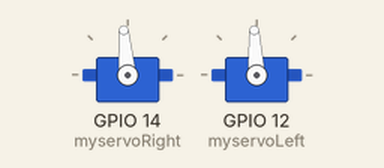
Recording of a sketch running on a simulated ESP8266 (NodeMCU). Parts: 2 × servo. WiFi joins after 1.5 s; servers stay silent unless stated; the Firebase database answers and starts empty; what the sketch prints to the serial monitor is not drawn.

Above: at 0.1 s.
At 1.9 s:
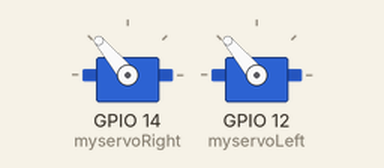
At 3.9 s:
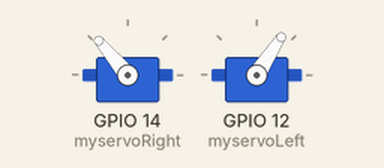
Timing chart, 0 to 6.2 s (numbered marks = the images above):
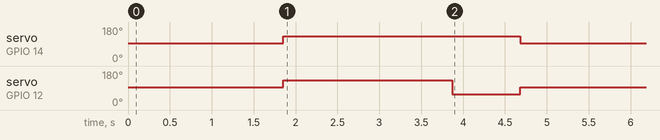

Measured:
- by itself, servo on GPIO 14 (myservoRight): 95° → 130° at 1.9 s, → 95° 2.8 s later
- by itself, servo on GPIO 12 (myservoLeft): 93° → 130° at 1.9 s, → 57° 2.0 s later, → 93° 0.81 s later

The sketch:

mainRobot.ino
```cpp
#include <ESP8266WiFi.h>
#include <FirebaseArduino.h>
#include <Servo.h>
Servo myservoLeft;
Servo myservoRight;

#define FIREBASE_HOST "whiteboard-21f79.firebaseio.com"
#define FIREBASE_AUTH "7bIW9m9lfu8VQHoUn2zz7mMAHrRLJeymjrvWZ9PK"
#define WIFI_SSID "NODEMCU"
#define WIFI_PASSWORD "12345678"

int gridMap[16][2] = {
  {1, 4},
  {2, 4},
  {3, 4},
  {4, 4},
  {1, 3},
  {2, 3},
  {3, 3},
  {4, 3},
  {1, 2},
  {2, 2},
  {3, 2},
  {4, 2},
  {1, 1},
  {2, 1},
  {3, 1},
  {4, 1}
};

void setup() {

  myservoRight.attach(14);
  myservoLeft.attach(12);
  Serial.begin(9600);

  Stop();
  WiFi.begin(WIFI_SSID, WIFI_PASSWORD);
  Serial.print("connecting");
  while (WiFi.status() != WL_CONNECTED) {
    Serial.print(".");
    delay(500);
  }
  Serial.println();
  Serial.print("connected: ");
  Serial.println(WiFi.localIP());

  Firebase.begin(FIREBASE_HOST, FIREBASE_AUTH);
}

void Forwardn(int n){
  int i;
  for (i = 0; i < n; i++){

    myservoRight.write(75.5);//0 - 95
    myservoLeft.write(135);//180?  - 93
    delay(30);
    myservoRight.write(66.5);
    delay(1640);
  }
}

void uTurn(){
    myservoRight.write(130);//0 - 95
    myservoLeft.write(130);//180?  - 93
    delay(2020);
    myservoLeft.write(57.5);//180?  - 93
    myservoRight.write(130);
    delay(810);
}

void RightTurn(){
    myservoLeft.write(57.5);//180?  - 93
    myservoRight.write(130);
    delay(200);
    myservoRight.write(95.5);//0 - 95
    myservoLeft.write(130);//180?  - 93
    delay(2035);
    myservoLeft.write(57.5);//180?  - 93
    myservoRight.write(130);
    delay(1000);
}

void LeftTurn(){
    myservoLeft.write(57.5);//180?  - 93
    myservoRight.write(130);
    delay(200);
    myservoRight.write(55.5);//0 - 95
    myservoLeft.write(93);//180?  - 93
    delay(1950);
    myservoLeft.write(57.5);//180?  - 93
    myservoRight.write(130);
    delay(1000);
}

void Stop(){
    myservoRight.write(95.5);//0 - 95
    myservoLeft.write(93);//180?  - 93
}

void MoveGrid(int x, int y){
  Forwardn(y);
  delay(50);
  if(x>1){
    RightTurn();
    delay(50);
    Forwardn(x-1);
    delay(50);
  }
  uTurn();
  Stop();
  delay(3000);
  if(x>1){
    Forwardn(x-1);
    delay(50);
    LeftTurn();
    delay(50);
  }
  Forwardn(y);
  delay(50);
}

void loop() {
  if(Firebase.getString("droneSec/robot/coor") != "NONE") {
    int hold = Firebase.getString("droneSec/robot/coor").toInt();
    MoveGrid(gridMap[hold - 1][0],gridMap[hold - 1][1]);
    Firebase.setString("droneSec/robot/coor", "NONE");
  } else {
    Stop();
  }
}
```
